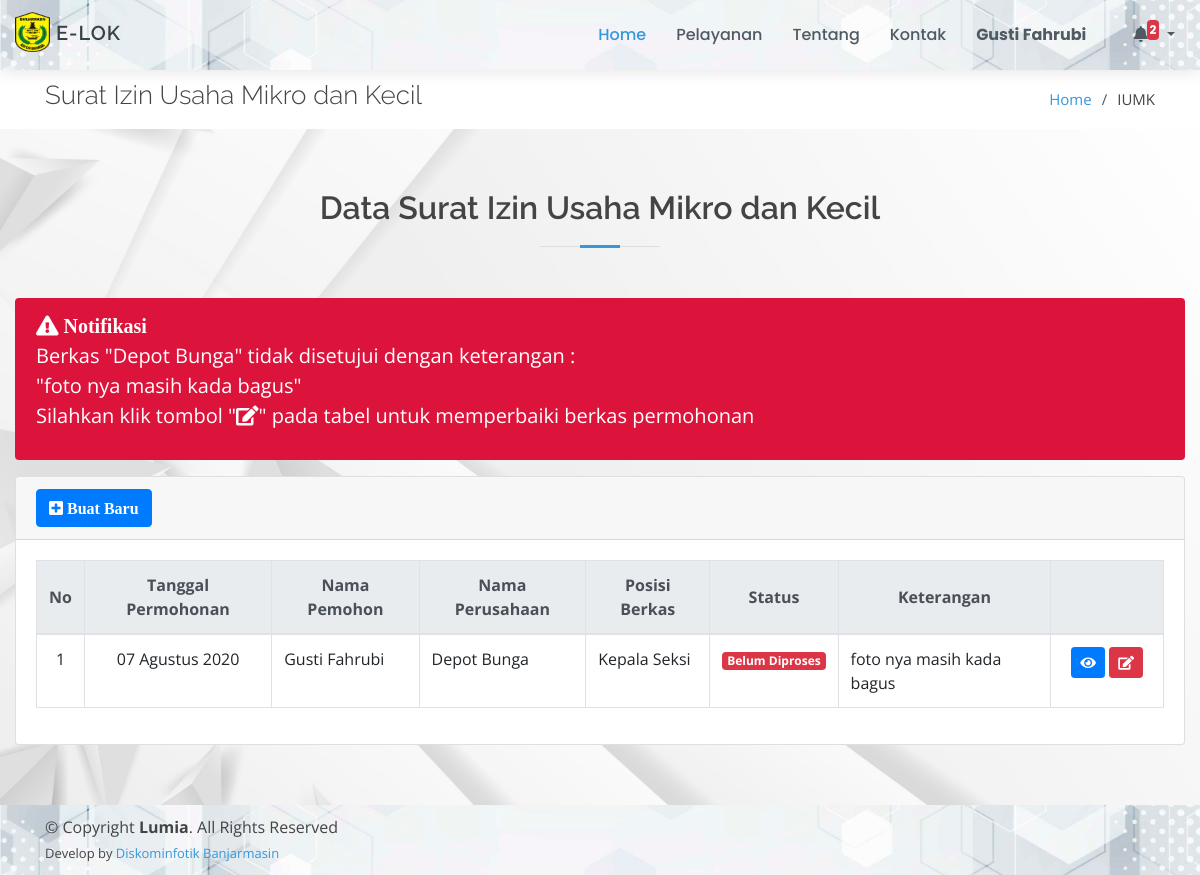
Screenshot of /page/iumk/index.php (signed in) with the database file from the repository.
### tables this page shows
CREATE TABLE `iumk` (
  `id_iumk` int(11) NOT NULL,
  `id_masyarakat` int(11) NOT NULL,
  `nomor_iumk` varchar(30) DEFAULT NULL,
  `peraturan` longtext NOT NULL,
  `nama_pemohon` varchar(50) NOT NULL,
  `nomor_ktp` varchar(30) NOT NULL,
  `alamat` text NOT NULL,
  `tanggal` datetime NOT NULL,
  `no_telp` varchar(15) NOT NULL,
  `nama_perusahaan` text NOT NULL,
  `bentuk_perusahaan` varchar(30) NOT NULL,
  `npwp` varchar(50) NOT NULL,
  `kegiatan_usaha` varchar(30) NOT NULL,
  `sarana_usaha` varchar(30) NOT NULL,
  `alamat_usaha` text NOT NULL,
  `jumlah_modal_usaha` varchar(20) NOT NULL,
  `nomor_pendaftaran` varchar(10) NOT NULL,
  `nama_camat` varchar(50) NOT NULL,
  `jabatan` varchar(30) NOT NULL,
  `nip` varchar(30) NOT NULL,
  `foto_pemohon` varchar(100) NOT NULL,
  `kelengkapan` varchar(20) DEFAULT NULL,
  `keterangan` text,
  `tgl_selesai` date DEFAULT NULL,
  `id_posisi` int(11) NOT NULL,
  `status` varchar(20) NOT NULL
);

CREATE TABLE `posisi_berkas` (
  `id_posisi` int(11) NOT NULL,
  `posisi` text NOT NULL
);

### config/config.php (called while the page is built, shortened)
<?php
function base_url($url = null)
{
	$base_url = "http://localhost/layanan-kecamatan";
	if ($url != null) {
		return $base_url . "/" . $url;
	} else {
		return $base_url;
	}
}
function encryptor($action, $string)
{
	$output = false;
	$encrypt_method = "AES-256-CBC";
	$secret_key = 'muni';
	$secret_iv = 'muni123';
	$key = hash('sha256', $secret_key);
	$iv = substr(hash('sha256', $secret_iv), 0, 16);
	if ($action == 'encrypt') {
		$output = openssl_encrypt($string, $encrypt_method, $key, 0, $iv);
		$output = base64_encode($output);
	} else if ($action == 'decrypt') {
		$output = openssl_decrypt(base64_decode($string), $encrypt_method, $key, 0, $iv);
	}
	return $output;
}
$no = 1;

### config/bulan.php (called while the page is built, shortened)
<?php
$bln = array(
    '01' => 'Januari',
    '02' => 'Februari',
    '03' => 'Maret',
    '04' => 'April',
    '05' => 'Mei',
    '06' => 'Juni',
    '07' => 'Juli',
    '08' => 'Agustus',
    '09' => 'September',
    '10' => 'Oktober',
    '11' => 'November',
    '12' => 'Desember'
);

### page/iumk/index.php (the view, shortened to what this page needs)
<!DOCTYPE html>
<html lang="en">
<?php
include_once "../../config/config.php";
include_once "../../config/bulan.php";
include_once "../../template/ui/head.php";
$idm      = $_SESSION['id_masyarakat'];
?>
<body>
    <?php include_once "../../template/ui/header.php"; ?>
    <main id="main">
        <section id="breadcrumbs" class="breadcrumbs">
            <div class="container">
                <div class="d-flex justify-content-between align-items-center">
                    <h2>Surat Izin Usaha Mikro dan Kecil</h2>
                    <ol>
                        <li><a href="<?= base_url(); ?>">Home</a></li>
                        <li>IUMK</li>
                    </ol>
                </div>
            </div>
        </section>
        <section class="contact graform">
            <div class="container-fluid">
                <div class="section-title">
                    <h2>Data Surat Izin Usaha Mikro dan Kecil</h2>
                </div>
                <div class="row">
                    <div class="col-md-12">
                        <?php
                        $data = $koneksi->query("SELECT * FROM iumk WHERE id_masyarakat = '$idm' ORDER BY id_iumk DESC");
                        if (mysqli_num_rows($data)) {
                            foreach ($data as $row) {
                                if ($row['kelengkapan'] == "Tidak Lengkap") {
                        ?>
                                    <div class="alert" style="background-color: crimson; color: white; font-size: 20px;">
                                        <i class="fa fa-exclamation-triangle"> Notifikasi</i>
                                        <p>
                                            Berkas "<?= $row['nama_perusahaan']; ?>" tidak disetujui dengan keterangan : <br>
                                            "<?= $row['keterangan']; ?>" <br>
                                            Silahkan klik tombol "<i class="fa fa-edit"></i>" pada tabel untuk memperbaiki berkas permohonan
                                        </p>
                                    </div>
                            <?php }
                            } ?>
                            <div class="card">
                                <div class="card-header">
                                    <div class="card-tools">
                                        <a href="input-iumk" class="btn btn-primary btn-tool"><i class="fa fa-plus-square"> Buat Baru</i></a>
                                    </div>
                                </div>
                                <div class="card-body">
                                    <div class="table-responsive">
                                        <table class="table table-bordered">
                                            <thead class="text-center thead-light">
                                                <tr>
                                                    <th style="vertical-align: middle;">No</th>
                                                    <th style="vertical-align: middle;">Tanggal Permohonan</th>
                                                    <th style="vertical-align: middle;">Nama Pemohon</th>
                                                    <th style="vertical-align: middle;">Nama Perusahaan</th>
                                                    <th style="vertical-align: middle;">Posisi Berkas</th>
                                                    <th style="vertical-align: middle;">Status</th>
                                                    <th style="vertical-align: middle;">Keterangan</th>
                                                    <th></th>
                                                </tr>
                                            </thead>
                                            <tbody class="warna-hover">
                                                <?php
                                                foreach ($data as $r) :
                                                    $po  = $koneksi->query("SELECT * FROM posisi_berkas WHERE id_posisi = '$r[id_posisi]'")->fetch_array();
                                                ?>
                                                    <tr>
                                                        <td align="center"><?= $no++; ?></td>
                                                        <td align="center">
                                                            <?=
                                                                date('d', strtotime($r['tanggal'])) . " " .
                                                                    $bln[date('m', strtotime($r['tanggal']))] . " " .
                                                                    date('Y', strtotime($r['tanggal']));
                                                            ?>
                                                        </td>
                                                        <td><?= $r['nama_pemohon']; ?></td>
                                                        <td><?= $r['nama_perusahaan']; ?></td>
                                                        <td><?= $po['posisi']; ?></td>
                                                        <td>
                                                            <?php
                                                            if ($r['status'] == "Belum Diproses") {
                                                                echo "<span class='badge badge-danger'>" . $r['status'] . "</span>";
                                                            } elseif ($r['status'] == "Dalam Proses") {
                                                                echo "<span class='badge badge-warning'>" . $r['status'] . "</span>";
                                                            } else {
                                                                echo "<span class='badge badge-success'>" . $r['status'] . "</span>";
                                                            }
                                                            ?>
                                                        </td>
                                                        <td><?= $r['keterangan']; ?></td>
                                                        <td align="center" width="10%">
                                                            <button id="detail" data-id="<?= encryptor('encrypt', $r['id_iumk']) ?>" class="btn btn-primary btn-sm" title="Lihat Detail Berkas">
                                                                <i class="fa fa-eye"></i>
                                                            </button>
                                                            <?php if ($r['kelengkapan'] == "Tidak Lengkap") : ?>
                                                                <a href="edit-iumk?id=<?= encryptor('encrypt', $r['id_iumk']) ?>" class="btn btn-danger btn-sm" title="Perbaiki Berkas">
                                                                    <i class="fa fa-edit"></i>
                                                                </a>
                                                            <?php endif ?>
                                                        </td>
                                                    </tr>
                                                <?php endforeach ?>
                                            </tbody>
                                        </table>
                                    </div>
                                <?php } ?>
                                </div>
                            </div>
                    </div>
                </div>
        </section>
    </main>
    <?php include_once "../../template/ui/footer.php"; ?>
</body>
</html>

### assets/ui/assets/css/style.css (style rules this page uses)
body { font-family: "Open Sans", sans-serif; color: #444444; }
a { color: #3498db; }
h1, h2, h3, h4, h5, h6 { font-family: "Raleway", sans-serif; }
section { padding: 60px 0; }
.section-title { text-align: center; padding-bottom: 30px; }
.section-title h2 { font-size: 32px; font-weight: 600; margin-bottom: 20px; padding-bottom: 20px; position: relative; }
.section-title h2::before { content: ''; position: absolute; display: block; width: 120px; height: 1px; background: #ddd; bottom: 1px; left: calc(50% - 60px); }
.section-title h2::after { content: ''; position: absolute; display: block; width: 40px; height: 3px; background: #3498db; bottom: 0; left: calc(50% - 20px); }
.breadcrumbs { padding: 10px 0; margin-top: 70px; background-color: #fff; }
.breadcrumbs h2 { font-size: 26px; font-weight: 300; }
.breadcrumbs ol { display: flex; flex-wrap: wrap; list-style: none; padding: 0; margin: 0; font-size: 15px; }
.breadcrumbs ol li+li { padding-left: 10px; }
.breadcrumbs ol li+li::before { display: inline-block; padding-right: 10px; color: #4f5a62; content: "/"; }
.graform { background: url('../../../bg-cover/putih2.jpg') center center no-repeat; background-size: cover; position: relative; }

### rows the page displays
iumk: nama_perusahaan "Depot Bunga", keterangan "foto nya masih kada bagus", tanggal "07", tanggal "Agustus", tanggal "2020", nama_pemohon "Gusti Fahrubi", id_posisi.posisi "Kepala Seksi", status "Belum Diproses"

### other values shown
$_SESSION['nama'] "Gusti Fahrubi"
$jmltotal "2"
